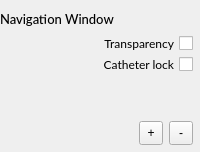
       <widget class="QWidget" name="widget_4" native="true">
        <property name="sizePolicy">
         <sizepolicy hsizetype="Expanding" vsizetype="Expanding">
          <horstretch>0</horstretch>
          <verstretch>0</verstretch>
         </sizepolicy>
        </property>
        <layout class="QVBoxLayout" name="verticalLayout_5">
         <property name="leftMargin">
          <number>0</number>
         </property>
         <property name="rightMargin">
          <number>0</number>
         </property>
         <property name="bottomMargin">
          <number>0</number>
         </property>
         <item>
          <widget class="QLabel" name="label_6">
           <property name="font">
            <font>
             <family>Lato Medium</family>
             <pointsize>10</pointsize>
            </font>
           </property>
           <property name="text">
            <string>Navigation Window</string>
           </property>
          </widget>
         </item>
         <item>
          <widget class="GeomWindow" name="Inverse_Solution_Window_2" native="true">
           <property name="sizePolicy">
            <sizepolicy hsizetype="Expanding" vsizetype="Expanding">
             <horstretch>0</horstretch>
             <verstretch>0</verstretch>
            </sizepolicy>
           </property>
           <layout class="QVBoxLayout" name="verticalLayout_21">
            <property name="leftMargin">
             <number>0</number>
            </property>
            <property name="topMargin">
             <number>0</number>
            </property>
            <property name="rightMargin">
             <number>7</number>
            </property>
            <property name="bottomMargin">
             <number>7</number>
            </property>
            <item>
             <layout class="QVBoxLayout" name="verticalLayout_17">
              <item>
               <layout class="QHBoxLayout" name="horizontalLayout_19">
                <item>
                 <spacer name="horizontalSpacer_10">
                  <property name="orientation">
                   <enum>Qt::Horizontal</enum>
                  </property>
                  <property name="sizeHint" stdset="0">
                   <size>
                    <width>40</width>
                    <height>20</height>
                   </size>
                  </property>
                 </spacer>
                </item>
                <item>
                 <layout class="QVBoxLayout" name="verticalLayout_31">
                  <property name="spacing">
                   <number>0</number>
                  </property>
                  <item>
                   <widget class="QCheckBox" name="transparency_win3_checkBox">
                    <property name="sizePolicy">
                     <sizepolicy hsizetype="Minimum" vsizetype="Minimum">
                      <horstretch>0</horstretch>
                      <verstretch>0</verstretch>
                     </sizepolicy>
                    </property>
                    <property name="font">
                     <font>
                      <family>Lato</family>
                      <pointsize>9</pointsize>
                     </font>
                    </property>
                    <property name="layoutDirection">
                     <enum>Qt::RightToLeft</enum>
                    </property>
                    <property name="autoFillBackground">
                     <bool>true</bool>
                    </property>
                    <property name="text">
                     <string>Transparency</string>
                    </property>
                    <property name="checked">
                     <bool>false</bool>
                    </property>
                   </widget>
                  </item>
                  <item>
                   <widget class="QCheckBox" name="catheterLock_win3">
                    <property name="sizePolicy">
                     <sizepolicy hsizetype="Minimum" vsizetype="Minimum">
                      <horstretch>0</horstretch>
                      <verstretch>0</verstretch>
                     </sizepolicy>
                    </property>
                    <property name="font">
                     <font>
                      <family>Lato</family>
                      <pointsize>9</pointsize>
                     </font>
                    </property>
                    <property name="layoutDirection">
                     <enum>Qt::RightToLeft</enum>
                    </property>
                    <property name="autoFillBackground">
                     <bool>true</bool>
                    </property>
                    <property name="text">
                     <string>Catheter lock</string>
                    </property>
                    <property name="checked">
                     <bool>false</bool>
                    </property>
                   </widget>
                  </item>
                 </layout>
                </item>
               </layout>
              </item>
              <item>
               <spacer name="verticalSpacer_3">
                <property name="orientation">
                 <enum>Qt::Vertical</enum>
                </property>
                <property name="sizeHint" stdset="0">
                 <size>
                  <width>20</width>
                  <height>40</height>
                 </size>
                </property>
               </spacer>
              </item>
              <item>
               <layout class="QHBoxLayout" name="horizontalLayout_15">
                <item>
                 <spacer name="horizontalSpacer_7">
                  <property name="orientation">
                   <enum>Qt::Horizontal</enum>
                  </property>
                  <property name="sizeHint" stdset="0">
                   <size>
                    <width>40</width>
                    <height>20</height>
                   </size>
                  </property>
                 </spacer>
                </item>
                <item>
                 <widget class="QToolButton" name="plusZoom_toolButton">
                  <property name="minimumSize">
                   <size>
                    <width>24</width>
                    <height>24</height>
                   </size>
                  </property>
                  <property name="text">
                   <string>+</string>
                  </property>
                  <property name="toolButtonStyle">
                   <enum>Qt::ToolButtonTextOnly</enum>
                  </property>
                  <property name="arrowType">
                   <enum>Qt::UpArrow</enum>
                  </property>
                 </widget>
                </item>
                <item>
                 <widget class="QToolButton" name="minusZoom_toolButton">
                  <property name="minimumSize">
                   <size>
                    <width>24</width>
                    <height>24</height>
                   </size>
                  </property>
                  <property name="text">
                   <string>-</string>
                  </property>
                  <property name="toolButtonStyle">
                   <enum>Qt::ToolButtonTextOnly</enum>
                  </property>
                  <property name="arrowType">
                   <enum>Qt::DownArrow</enum>
                  </property>
                 </widget>
                </item>
               </layout>
              </item>
             </layout>
            </item>
           </layout>
          </widget>
         </item>
        </layout>
       </widget>
